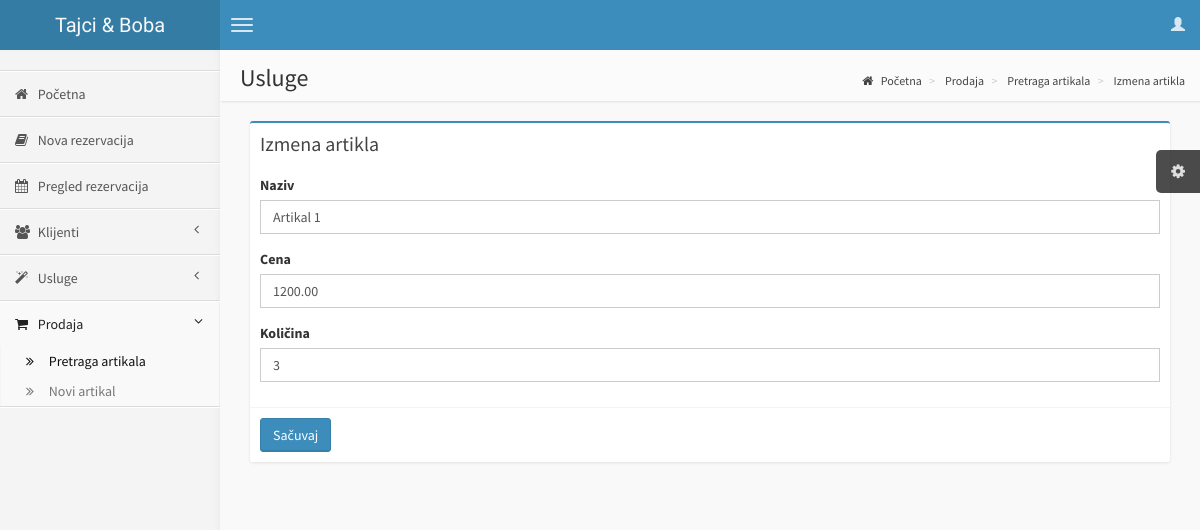
Screenshot of /salon/pages/artikalIzmena.php?id=6 with the database file from the repository.
### tables this page shows
CREATE TABLE IF NOT EXISTS `prodaja` (
  `ID` int(11) NOT NULL AUTO_INCREMENT,
  `naziv` varchar(300) NOT NULL,
  `cena` decimal(10,2) NOT NULL,
  `kolicina` int(11) DEFAULT NULL,
  PRIMARY KEY (`ID`)
);

### salon/pages/artikalIzmena.php (the view, shortened to what this page needs)
<!DOCTYPE html>
<html>
    <head>
        <link href="//maxcdn.bootstrapcdn.com/bootstrap/3.2.0/css/bootstrap.min.css" rel="stylesheet" type="text/css" />
        <link href="//cdnjs.cloudflare.com/ajax/libs/font-awesome/4.1.0/css/font-awesome.min.css" rel="stylesheet" type="text/css" />
        <link href="//code.ionicframework.com/ionicons/1.5.2/css/ionicons.min.css" rel="stylesheet" type="text/css" />
        <link href="../css/AdminLTE.css" rel="stylesheet" type="text/css" />
    </head>
    <body class="skin-blue">
        <?php
                            include "konekcija.php";
                            ?>
        <header class="header">
            <a href="home.php" class="logo">
                Tajci & Boba
            </a>
            <nav class="navbar navbar-static-top" role="navigation">
                <a href="#" class="navbar-btn sidebar-toggle" data-toggle="offcanvas" role="button">
                    <span class="icon-bar"></span>
                    <span class="icon-bar"></span>
                    <span class="icon-bar"></span>
                </a>
                <div class="navbar-right">
                    <ul class="nav navbar-nav">
                        <?php include("userLogout.php"); ?>
                    </ul>
                </div>
            </nav>
        </header>
        <div class="wrapper row-offcanvas row-offcanvas-left">
            <aside class="left-side sidebar-offcanvas">
                <section class="sidebar">
                    <div class="user-panel">
                    </div>
                    <ul class="sidebar-menu">
                        <li>
                            <a href="home.php">
                                <i class="fa fa-home"></i> <span>Početna</span>
                            </a>
                        </li>
                        <li>
                            <a href="rezervacijaNova.php">
                                <i class="fa fa-book"></i> <span>Nova rezervacija</span>
                            </a>
                        </li>
                        <li>
                            <a href="rezervacijePretraga.php">
                                <i class="fa fa-calendar"></i> <span>Pregled rezervacija</span>
                            </a>
                        </li>
                        <li class="treeview">
                            <a href="#">
                                <i class="fa fa-users"></i>
                                <span>Klijenti</span>
                                <i class="fa fa-angle-left pull-right"></i>
                            </a>
                        </li>
                        <li class="treeview">
                            <a href="#">
                                <i class="fa fa-magic"></i>
                                <span>Usluge</span>
                                <i class="fa fa-angle-left pull-right"></i>
                            </a>
                        </li>
                        <li class="treeview active">
                            <a href="#">
                                <i class="fa fa-shopping-cart"></i>
                                <span>Prodaja</span>
                                <i class="fa fa-angle-left pull-right"></i>
                            </a>
                            <ul class="treeview-menu">
                                <li class="active"><a href="artikliPretraga.php"><i class="fa fa-angle-double-right"></i> Pretraga artikala</a></li>
                                <li><a href="artikalNovi.php"><i class="fa fa-angle-double-right"></i> Novi artikal</a></li>
                            </ul>
                        </li>
                    </ul>
                </section>
            </aside>
            <aside class="right-side">
                <section class="content-header">
                    <h1>
                        Usluge
                    </h1>
                    <ol class="breadcrumb">
                        <li ><a href="home.php"><i class="fa fa-home"></i> Početna</a></li>
                        <li ><a href="#"><i></i> Prodaja</a></li>
                        <li ><a href="artikliPretraga.php"><i></i> Pretraga artikala</a></li>
                        <li ><a href="artikalIzmena.php"><i></i> Izmena artikla</a></li>
                    </ol>
                </section>
                <section class="content">
                    <div class="col-xs-12">
                        <?php
                            $nazivArtikla = null;
                            $cenaArtikla = null;
                            $kolArtikla = null;
                            if (isset($_GET["id"]) && !isset($_POST["nazivArtikla"]) && !isset($_POST["cenaArtikla"])) {
                                $idArtikla = $_GET["id"];
                                $upit = "SELECT ID, naziv, cena, kolicina FROM prodaja WHERE ID = ".$idArtikla;
                                if (!$u=mysqli_query($baza, $upit)) {
                                    echo "Dogodila se greška prilikom čitanja artikla.</div>";
                                    die();
                                } if (mysqli_num_rows($u)==0) {
                                    echo "Artikal za id ".$idArtikla." nije pronađen!</div>";
                                }
                                $red=mysqli_fetch_array($u);
                                $nazivArtikla = $red['naziv'];
                                $cenaArtikla = $red['cena'];
                                $kolArtikla = $red['kolicina'];
                            }
                        ?>
                            <div class="box box-primary">
                                <div class="box-header">
                                    <h3 class="box-title">Izmena artikla</h3>
                                </div>
                                <form role="form" method="post" action="artikalIzmena.php">
                                    <div class="box-body">
                                        <div class="form-group">
                                            <label for="nazivInput">Naziv</label>
                                            <input name="nazivArtikla" class="form-control" id="nazivInput"
                                                   value="<?php if(isset($nazivArtikla))
                                                       echo($nazivArtikla); ?>">
                                        </div>
                                        <div class="form-group">
                                            <label for="cenaInput">Cena</label>
                                            <input name="cenaArtikla" class="form-control" id="cenaInput"
                                                   value="<?php if(isset($cenaArtikla))
                                                                echo($cenaArtikla); ?>">
                                        </div>
                                        <div class="form-group">
                                            <label for="kolInput">Količina</label>
                                            <input name="kolArtikla" class="form-control" id="kolInput"
                                                   value="<?php if(isset($kolArtikla))
                                                       echo($kolArtikla); ?>">
                                        </div>
                                    </div>
                                    <div class="box-footer">
                                        <button type="submit" class="btn btn-primary">Sačuvaj</button>
                                    </div>
                                </form>
                            </div>
                      </div>
                  </div>
    </body>
</html>

### rows the page displays
prodaja: nazivArtikla "Artikal 1", cenaArtikla "1200.00", kolArtikla "3"
